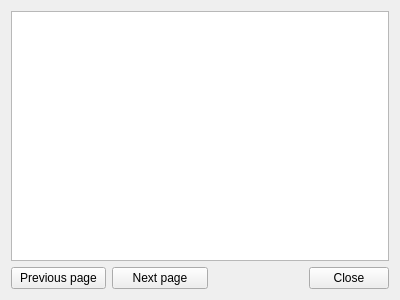
<?xml version="1.0" encoding="UTF-8"?>
<ui version="4.0">
 <class>CHelp</class>
 <widget class="QWidget" name="CHelp">
  <property name="geometry">
   <rect>
    <x>0</x>
    <y>0</y>
    <width>400</width>
    <height>300</height>
   </rect>
  </property>
  <property name="windowTitle">
   <string>Form</string>
  </property>
  <layout class="QVBoxLayout" name="verticalLayout">
   <item>
    <widget class="QTextEdit" name="pTextEdit">
     <property name="readOnly">
      <bool>true</bool>
     </property>
     <property name="textInteractionFlags">
      <set>Qt::TextBrowserInteraction</set>
     </property>
    </widget>
   </item>
   <item>
    <layout class="QHBoxLayout" name="horizontalLayout">
     <item>
      <widget class="QPushButton" name="pPBScrollUp">
       <property name="sizePolicy">
        <sizepolicy hsizetype="Expanding" vsizetype="Fixed">
         <horstretch>0</horstretch>
         <verstretch>0</verstretch>
        </sizepolicy>
       </property>
       <property name="text">
        <string>Previous page</string>
       </property>
      </widget>
     </item>
     <item>
      <widget class="QPushButton" name="pPBScrollDown">
       <property name="sizePolicy">
        <sizepolicy hsizetype="Expanding" vsizetype="Fixed">
         <horstretch>0</horstretch>
         <verstretch>0</verstretch>
        </sizepolicy>
       </property>
       <property name="text">
        <string>Next page</string>
       </property>
      </widget>
     </item>
     <item>
      <spacer name="horizontalSpacer">
       <property name="orientation">
        <enum>Qt::Horizontal</enum>
       </property>
       <property name="sizeHint" stdset="0">
        <size>
         <width>40</width>
         <height>20</height>
        </size>
       </property>
      </spacer>
     </item>
     <item>
      <widget class="QPushButton" name="pPBClose">
       <property name="text">
        <string>Close</string>
       </property>
      </widget>
     </item>
    </layout>
   </item>
  </layout>
 </widget>
 <resources/>
 <connections/>
</ui>
